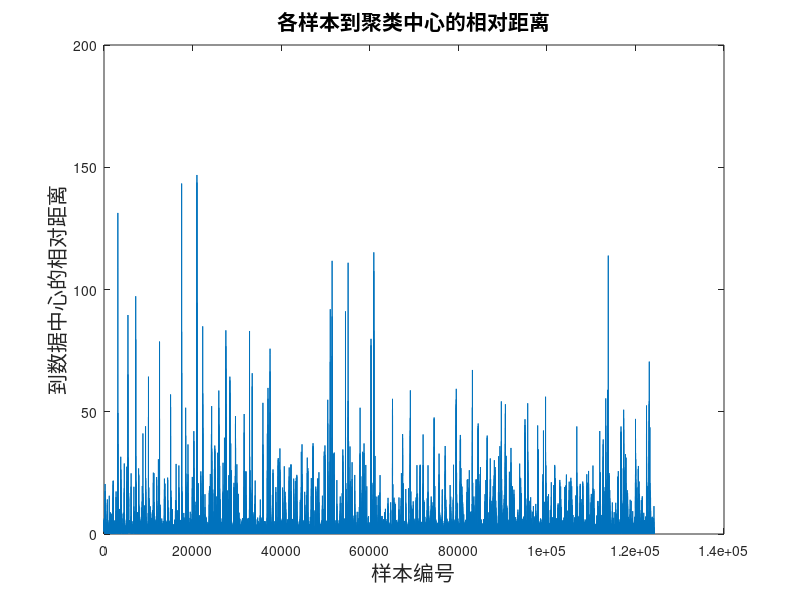

Here is the MATLAB script that generated this plot: (Note: this script raises an error after producing the figure.)
%%%%%%%%%%%%%%%%%%%%%%%%%%%Figure5.15.m%%%%%%%%%%%%%%%%%%%%%%%%%%%%%%%%%%%%%%%%%
%                         本文件绘制论文图5.15                      %
%                         作者：余道洪                                         %
%                         修改日期：2023.4.27                                  %                     
%%%%%%%%%%%%%%%%%%%%%%%%%%%%%%%%%%%%%%%%%%%%%%%%%%%%%%%%%%%%%%%%%%%%%%%%%%%%%%%
clc;clear;
load dfsData.mat
A = tmpDataSet;
load Character.mat
B = tmpDataSet;
All = [A;B];

iteration =500 ;
k = 1; 
% p = 4;
distance = 'sqeuclidean';
dataforKM = All;
dataforKM = zscore(dataforKM(:,1:9));
opts = statset('MaxIter',iteration);
[IDX,C,~,D] = kmeans(dataforKM,k,'distance',distance,'Options',opts);
min_d =D/median(D);
min_d(7164,:) = [];min_d(3132,:) = [];
figure()
stairs(min_d)
xlabel('样本编号','FontSize',15)
ylabel('到数据中心的相对距离','FontSize',15)
title('各样本到聚类中心的相对距离','FontSize',15)

figure()
h = histogram(min_d)
xlim([0 10])
xlabel('相对距离','FontSize',15)
ylabel('数据个数','FontSize',15)
title('样本总体的分布情况','FontSize',15)
prettyAxes().dark()
index = sum(min_d<=10)/length(min_d);

